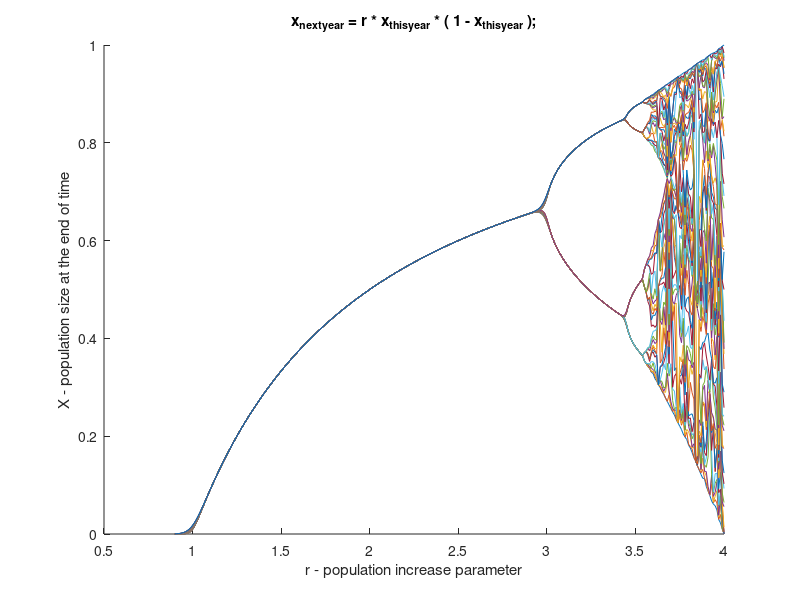

The MATLAB script that drew this image:
%Rabbits colony in time - Mandelbrot fractal in real parts
%made by Zyga on 10.02.2020

clear all;
clc;
close all;


x0=0.4;%initial value
r=2.6;%population increase parameter
gen=100;%no of generations 


x2=x0;
n=1;
for r=0.9:0.01:4
    x2=x0;
    pp=1;
    for p=1:gen
        x=x2;
        x2=r*x*(1-x);
        if p>round(gen/2)
            Xp(pp)=x2;
            pp=pp+1;
        end
    end
    if n==1
        YY=Xp;
        XX=r*ones(size(Xp));
    else
        YY=[YY; Xp]; 
        XX=[XX; r*ones(size(Xp))];        
    end
    n=n+1;
end

figure('units','normalized','outerposition',[0 0 1 1])
hold on;
[w,k]=size(YY);

for m=1:w
    y=YY(m,:);
    y=sort(y);
    YYs(m,:)=y;
end

for m=1:k
    y=YYs(:,m);
    x=XX(:,m);
    plot(x,y)
end
title('x_n_e_x_t_y_e_a_r = r * x_t_h_i_s_y_e_a_r * ( 1 - x_t_h_i_s_y_e_a_r );')
ylabel('X - population size at the end of time')
xlabel('r - population increase parameter')

